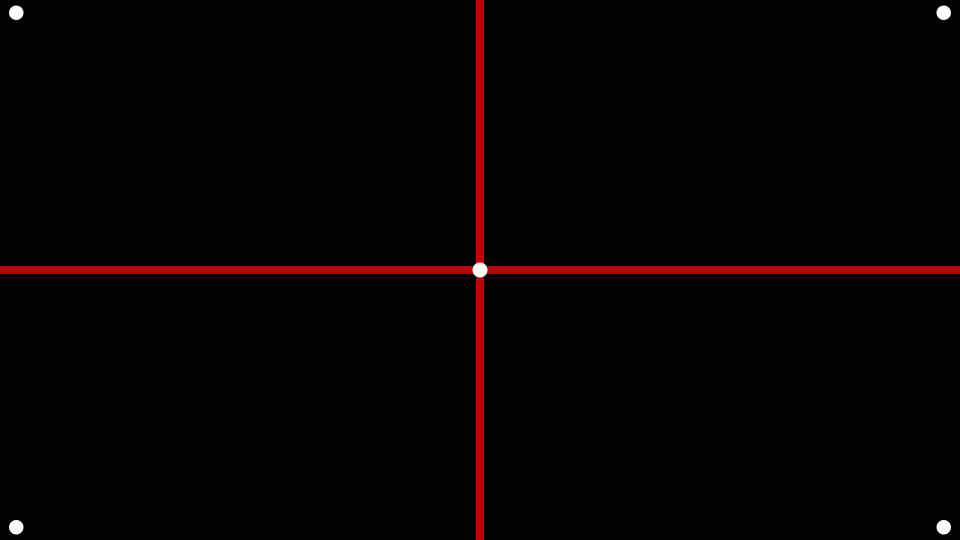
#> input picture version_4/center_shot.png, 1920 x 1080 px (shown at 1/2 size)
$ python red_crossline_version_3.py
#> lines starting #> are read from the running program, lines starting #| are printed output that depends on the picture; after the words box and inside, x2 and y2 are one past the last pixel; in counts of white or black regions, pixels touching at a corner belong together
import cv2
import numpy as np

def draw_bounding_box(image, points):
    x, y, w, h = cv2.boundingRect(points)
    cv2.rectangle(image, (x, y), (x + w, y + h), (0, 255, 0), 2)
    center_x = x + w // 2
    center_y = y + h // 2
    return image, (center_x, center_y )

def find_white_points(image):
    lower_gray = np.array([200, 200, 200], dtype=np.uint8)
    upper_gray = np.array([255, 255, 255], dtype=np.uint8)

    gray = cv2.cvtColor(image, cv2.COLOR_BGR2GRAY)
    _, thresh = cv2.threshold(gray, 200, 255, cv2.THRESH_BINARY)

    mask = cv2.inRange(image, lower_gray, upper_gray)
    edges = cv2.Canny(mask, 30, 150)

    contours, _ = cv2.findContours(edges, cv2.RETR_EXTERNAL, cv2.CHAIN_APPROX_SIMPLE)
    corners = []
    for contour in contours:
        epsilon = 0.1 * cv2.arcLength(contour, True)
        approx = cv2.approxPolyDP(contour, epsilon, True)
        if len(approx) == 4:
            corners.append(approx)

    return corners

def detect_red_cross_lines(image):
    hsv = cv2.cvtColor(image, cv2.COLOR_BGR2HSV)

    # 적절한 빨간색의 HSV 경계 값 설정
    lower_red = np.array([0, 120, 70])
    upper_red = np.array([10, 255, 255])

    # 이진 이미지 생성
    mask = cv2.inRange(hsv, lower_red, upper_red)

    #선 검출 (HoughLinesP 변환 사용)
    gray = cv2.cvtColor(image, cv2.COLOR_BGR2GRAY)
    _, thresh = cv2.threshold(gray, 100, 255, cv2.THRESH_BINARY)
    canny = cv2.Canny(thresh, 50, 100)

    lines = cv2.HoughLinesP(canny, 1, np.pi/180, 100, minLineLength=100, maxLineGap=10)

    output = cv2.cvtColor(mask, cv2.COLOR_GRAY2BGR)

    if lines is not None:
        for line in lines:
            x1, y1, x2, y2 = line[0]
            angle = np.arctan2(y2 - y1, x2 - x1) * 180 / np.pi

            # 수평선과 수직선 검출
            if 80 < abs(angle) < 100 or -10 < abs(angle) < 10:
                cv2.line(output, (x1, y1), (x2, y2), (0, 255, 255), 2)

    return output

def draw_line_between_points(image, point1, point2, color):
    # 두 점 사이에 선 그리기
    fake_image = image.copy()
    cv2.line(fake_image, point1, point2, color, 2)

    return fake_image

def calculate_vector(p1, p2):
    vector_x = p2[0] - p1[0]
    vector_y = p2[1] - p1[1]
    return (vector_x, vector_y)

def main():
    # read img
    # image_path = 'center_shot.png'
    image_path = 'yunjonghyeok.png'
    result_image_path = "center_shot.png"

    result_img = cv2.imread(result_image_path)
#> result_img is the input picture: shape (1080, 1920, 3); mean B, G, R 0.4, 0.4, 4.8
    rh, rw, _ = result_img.shape
#> rh = 1080; rw = 1920

    rw = rw//2
#> rw = 960
    rh = rh//2
#> rh = 540
    result_img = cv2.resize(result_img,(rw,rh))
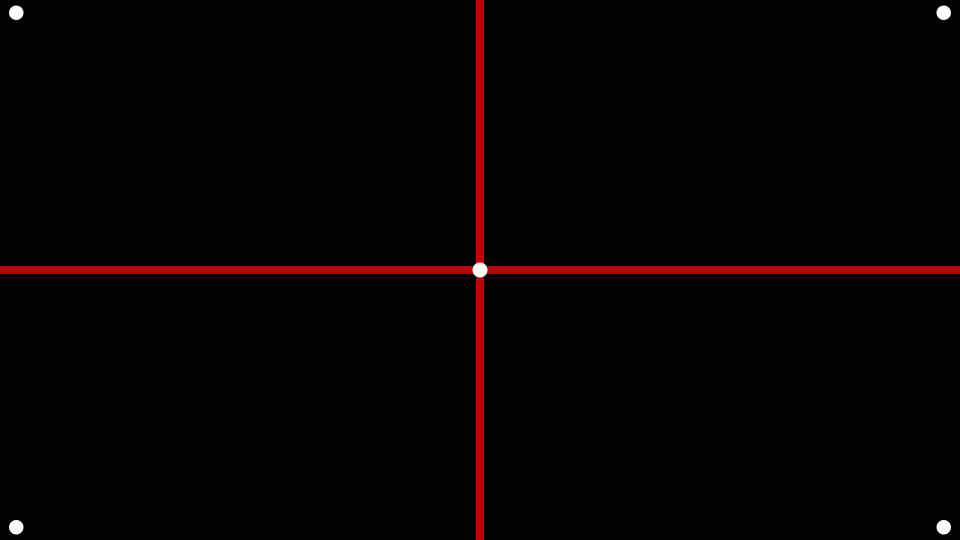
#> result_img: shape (540, 960, 3); mean B, G, R 0.4, 0.4, 4.8

    rw = rw//2
#> rw = 480
    rh = rh//2
#> rh = 270

    image = cv2.imread(image_path)
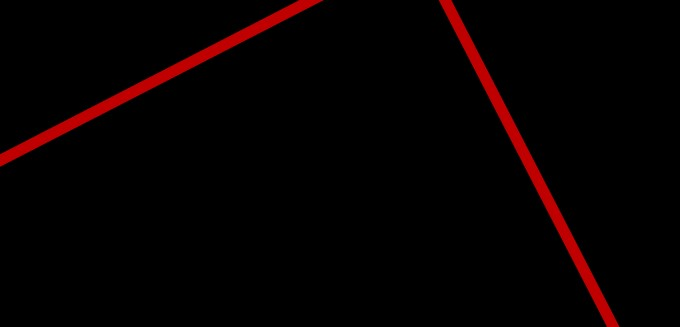
#> input picture version_4/yunjonghyeok.png, 680 x 327 px
#> image is the input picture: shape (327, 680, 3); mean B, G, R 0.2, 0.2, 7
    h,w,_ = image.shape
#> h = 327; w = 680
    w = w//2
#> w = 340
    h = h//2
#> h = 163
    colors = (255, 0, 0)
    cam_center = (w,h)
#> cam_center = (340, 163)

    # img resize
    # image = cv2.resize(image,(w,h))

    # detecting red crossline
    crossline_img = detect_red_cross_lines(image)
#> in detect_red_cross_lines, `hsv = cv2.cvtColor(image, cv2.COLOR_BGR2HSV)`: hsv: shape (327, 680, 3); mean H, S, V 5.3, 24.7, 7.1
#> in detect_red_cross_lines, `mask = cv2.inRange(hsv, lower_red, upper_red)`:
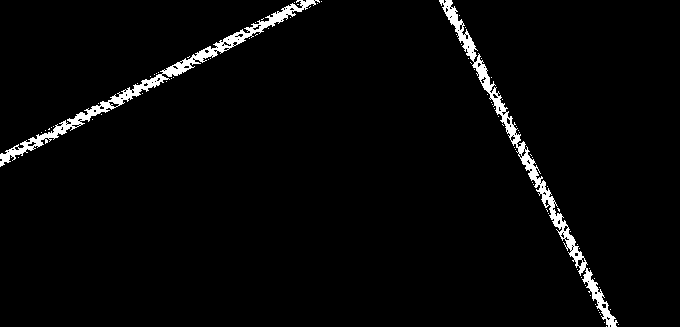
#> mask: shape (327, 680); 2.8% white; 81 white regions (79 under 20 px), largest, box (x1, y1, x2, y2) and area: (439, 0, 618, 327) 3107, (0, 0, 320, 167) 2995
#> in detect_red_cross_lines, `gray = cv2.cvtColor(image, cv2.COLOR_BGR2GRAY)`:
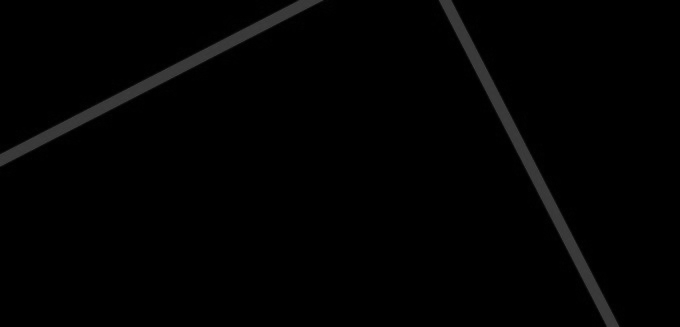
#> gray: shape (327, 680); min 0, max 67, mean 2.2
#> in detect_red_cross_lines, `_, thresh = cv2.threshold(gray, 100, 255, cv2.THRESH_BINARY)`: thresh: shape (327, 680); every value is 0
#> in detect_red_cross_lines, `lines = cv2.HoughLinesP(canny, 1, np.pi/180, 100, minLineLength=100, m..`: lines = None
    cv2.imshow('red crossline img',crossline_img)

    # detecting
    white_points = find_white_points(image)
#> in find_white_points, `contours, _ = cv2.findContours(edges, cv2.RETR_EXTERNAL, cv2.CHAIN_APP..`: contours = []
#> white_points = []

    #
    image_with_box = image.copy()
    for corners in white_points:
        image_with_box, point_center = draw_bounding_box(image_with_box, corners)

        print(f"중점 좌표 {point_center}")
        print(f"카메라의 중심 {cam_center}")

        r_center = (cam_center[0] - point_center[0],cam_center[1] - point_center[1])
        print(r_center)

        rw = rw + ((r_center[0]//2)//2)
        rh = rh + ((r_center[1]//2)//2)
        cv2.circle(result_img, (rw,rh),2,(0,255,0),-1)
        image_with_line = draw_line_between_points(image_with_box,cam_center,point_center,colors)
#> this loop made 0 passes
#> after the loop, rh = 270; rw = 480

        # displacement_vector = calculate_vector(cam_center, point_center)

    cv2.imshow("result target img", result_img)
    cv2.imshow("original img", image)
    cv2.imshow("white points img", image_with_box)
#> (the run stopped early here; a loop or call above may not have finished)
